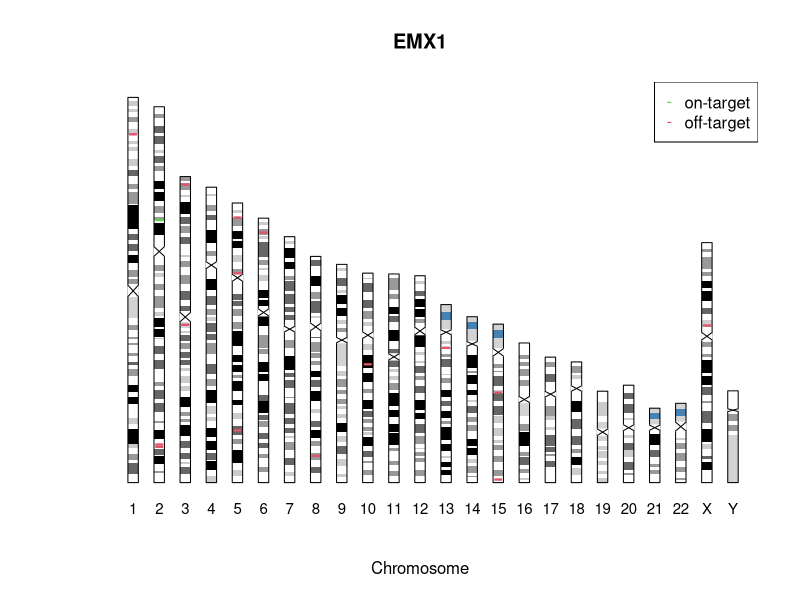
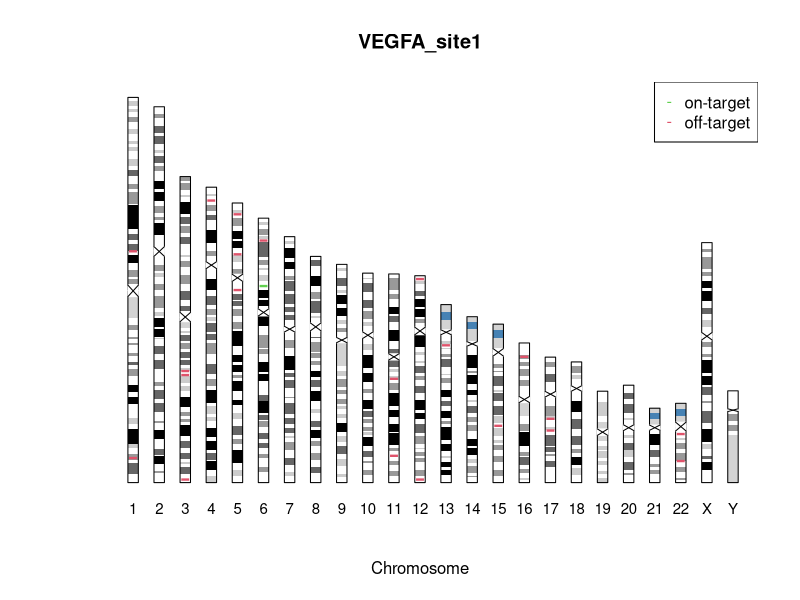
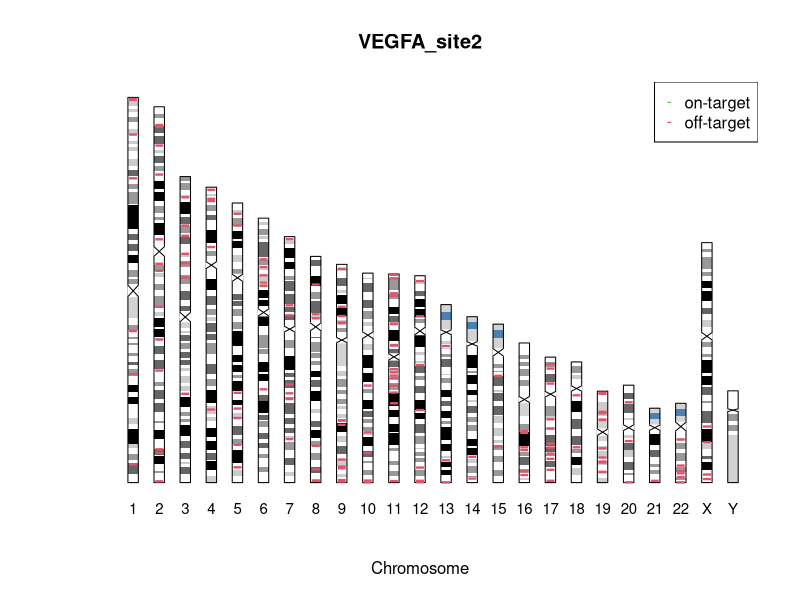
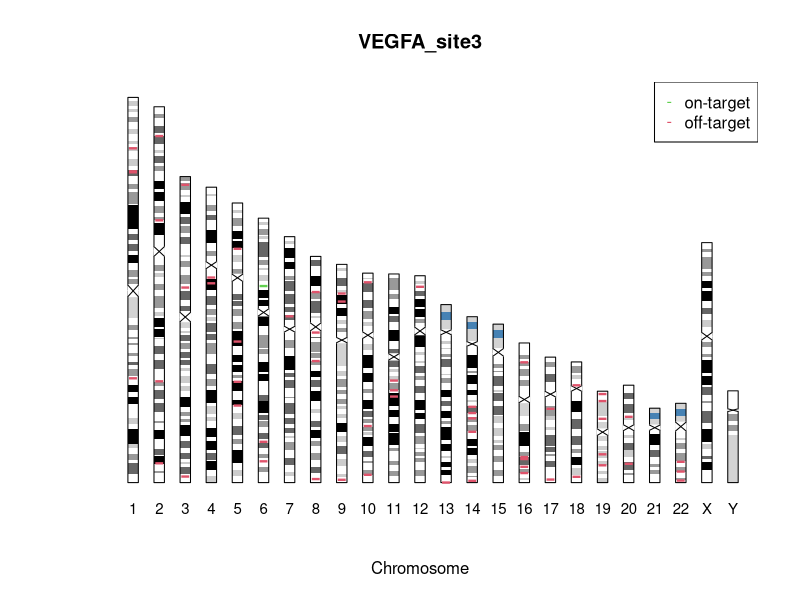
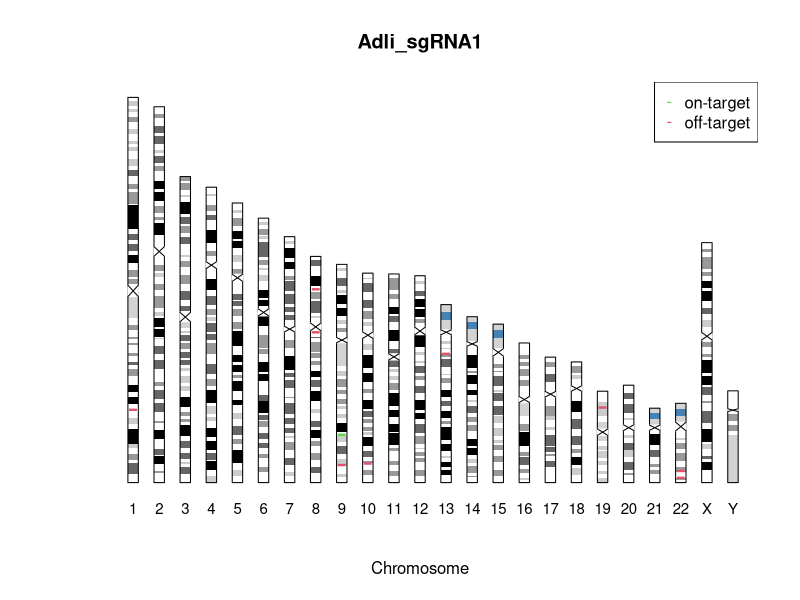
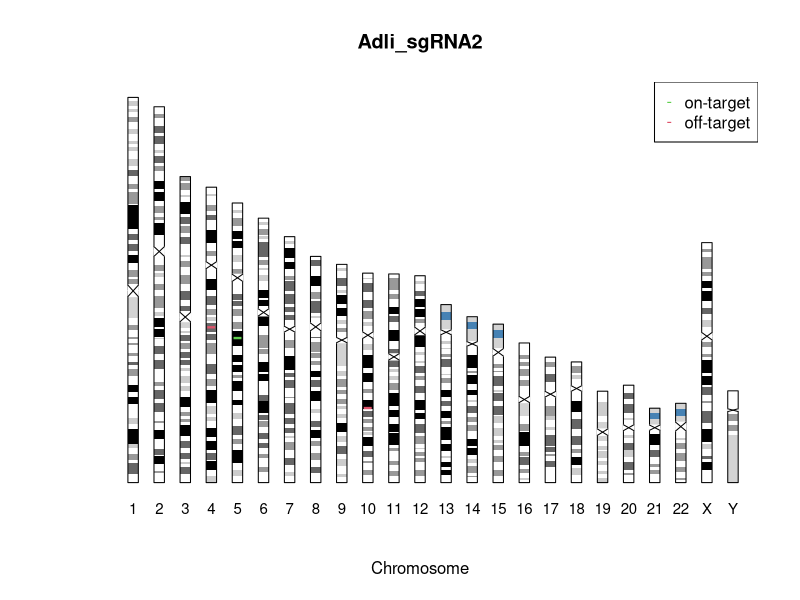
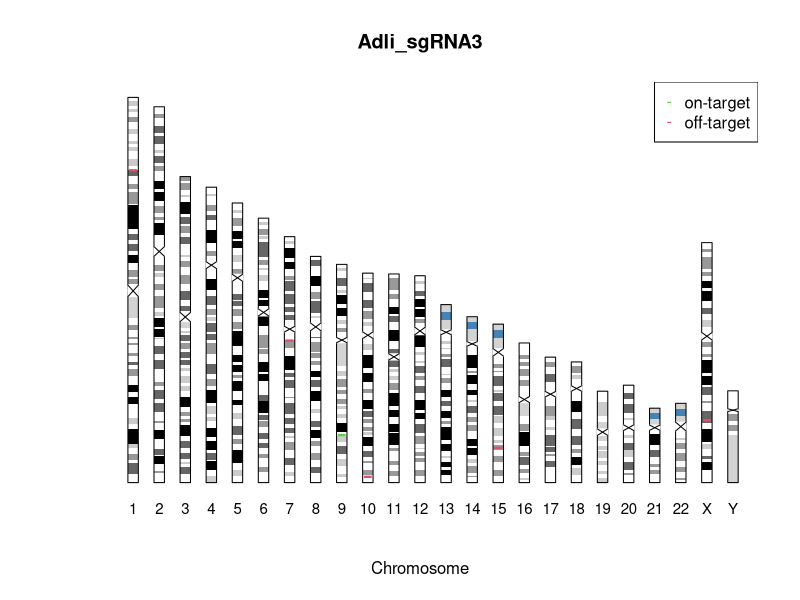
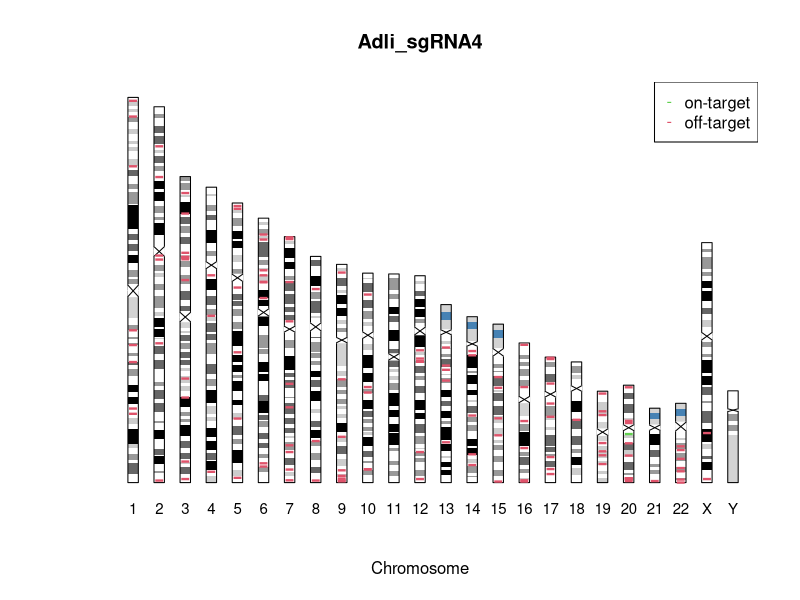

Here is the R script that generated these plots, in order:

cyto = read.table('cytoband.txt', header=T, stringsAsFactors=F)
head(cyto)
allsite = read.table('GUIDE-Seq-Off-targets_simple.txt', sep='\t', stringsAsFactors=F, header=T)
head(allsite)

chrs = unique(cyto$Chromosome)
sites = unique(allsite$Targetsite)

## One pdf for each site
    for (site in sites){
	sitei = subset(allsite, Targetsite == site)

	pdf(paste('output/', site, '.pdf', sep=''))

	ymax = max(cyto$ChromEnd)
	plot(0, xlim=c(0,24), ylim=c(0,ymax), type='n'
		, axes=F, xlab='Chromosome', ylab=''
		, main=site)
	
	legend('topright', col=c(3,2), legend=c('on-target','off-target'), border=NA, pch='-')	
	xpos = 1

    for (chr in chrs) {
	di = cyto[cyto$Chromosome ==chr, ]
	ymax = max(di$ChromEnd)
        starts = ymax - di$ChromStart
        ends = ymax - di$ChromEnd
	x1 = rep(xpos-0.2, length(starts))
	x2 = rep(xpos+0.2, length(starts))
        rect(x1, starts, x2, ends, col = di$BandColor, border = NA)
	mtext(side=1, line=0, at=xpos, sub('chr','',chr), cex=0.9)	

	# outer
        rect(xpos-0.2, 0, xpos+0.2, ymax, col = NA, border = 1)

	cent = di[di$BandColor=='red',]
	cent
        rect(xpos-0.2, ymax - cent$ChromStart, xpos+0.2, ymax - cent$ChromEnd, col = 'white', border = 'white')
        lines(c(xpos-0.2, xpos+0.2), c(ymax - cent$ChromStart[1], ymax - cent$ChromEnd[2]), col =1)
        lines(c(xpos+0.2, xpos-0.2), c(ymax - cent$ChromStart[1], ymax - cent$ChromEnd[2]), col =1)

	## off-target
	siteichr = subset(sitei, Chromosome==chr)
	siteichr$off = ymax - siteichr$Start
	(nn = nrow(siteichr))
	
        points(rep(xpos, nn), siteichr$off, pch='--', col=ifelse(siteichr$Mismatches==0, 3, 2), cex=2)
	#xposext = xpos + 0.3
        #points(rep(xposext, nn), siteichr$off, pch='--', col=ifelse(siteichr$Mismatches==0, 3, 2), cex=2)

	xpos = xpos+1
    }

dev.off()
}
